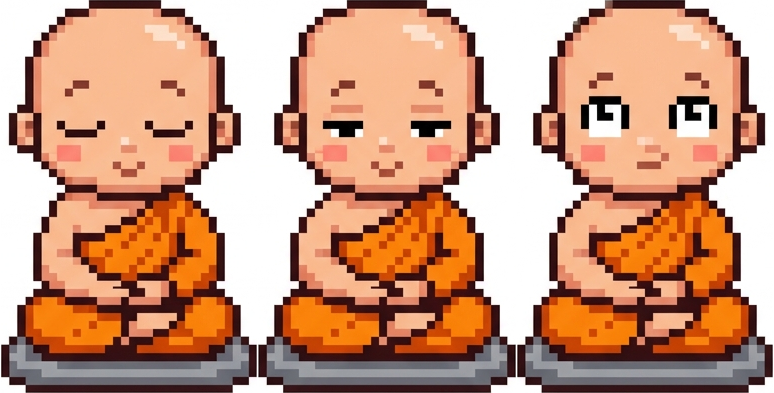
#> input picture merged_3frames.png, 774 x 393 px
$ python remove_shadow.py
#> lines starting #> are read from the running program, lines starting #| are printed output that depends on the picture; after the words box and inside, x2 and y2 are one past the last pixel; in counts of white or black regions, pixels touching at a corner belong together
import numpy as np
from PIL import Image

img = np.array(Image.open('merged_3frames.png').convert('RGBA'))
#> img is the input picture: shape (393, 774, 4); mean R, G, B, A 200.6, 152.5, 126.3, 255

# Copy to modify
out_img = img.copy()

h, w, c = out_img.shape
#> h = 393; w = 774; c = 4

for y in range(h):
    for x in range(w):
        r, g, b, a = out_img[y, x]
        if a == 0: continue

        # calculate max and min using built in max/min
        mx = max(r, g, b)
        mn = min(r, g, b)

        # Shadow target: maxC - minC < 25 (desaturated), maxC > 55 (lighter than outline), maxC < 140 (darker than cushion)
        if (mx - mn) < 25 and 55 < mx < 130:
            out_img[y, x, 3] = 0 # set alpha to 0
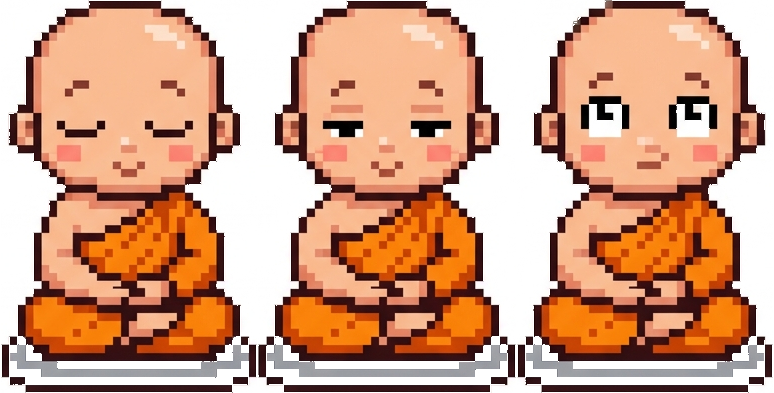
#> out_img: shape (393, 774, 4); 4.94% of pixels changed, all inside (x1, y1, x2, y2) = (1, 0, 773, 393); transparent parts drawn white

Image.fromarray(out_img).save('merged_3frames_noshadow.png')
print("Saved merged_3frames_noshadow.png")

$ run again, with cat.png copied over merged_3frames.png
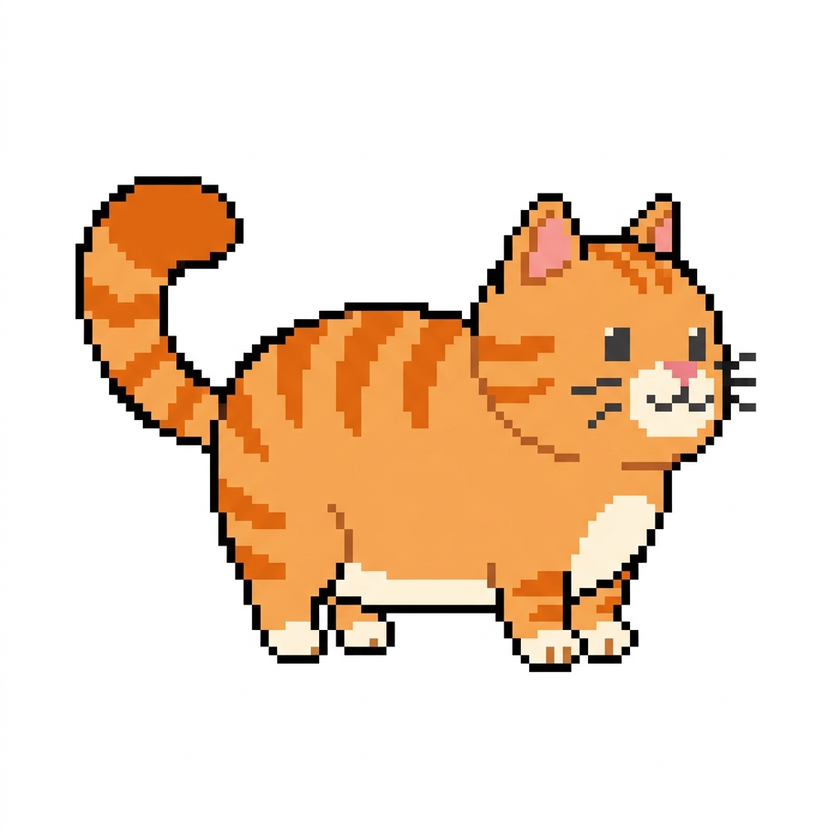
#> input picture cat.png, 840 x 840 px, shrunk from 1024 x 1024 before the run
#> after the loop `for y in range(h):`:
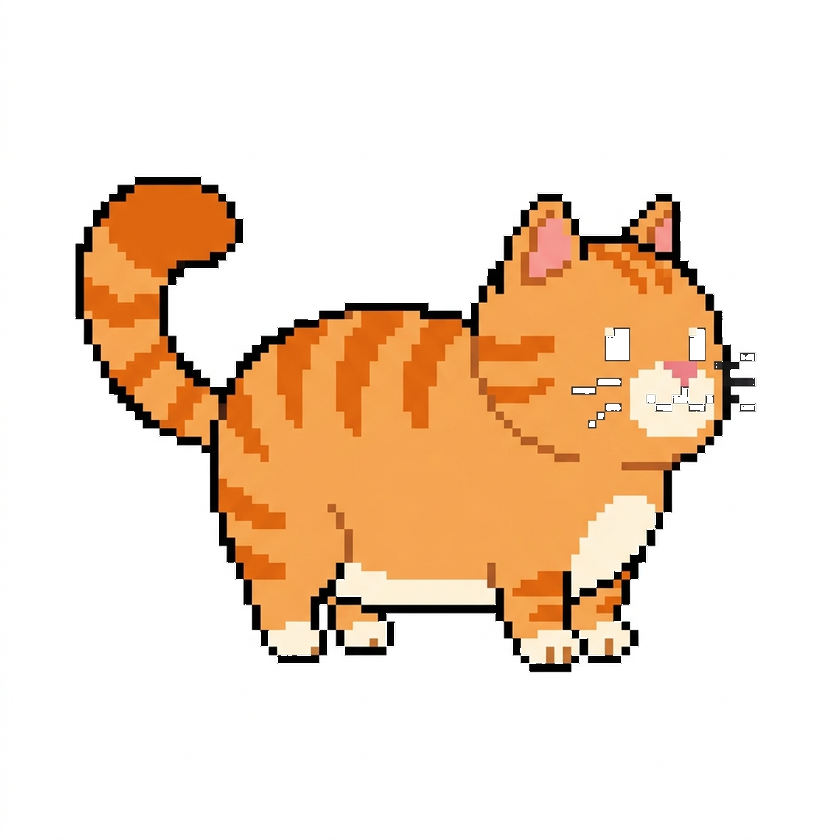
#> out_img: shape (840, 840, 4); mean R, G, B, A 241.4, 221.7, 203.6, 253.7; transparent parts drawn white

$ run again, with fixed_monk.png copied over merged_3frames.png
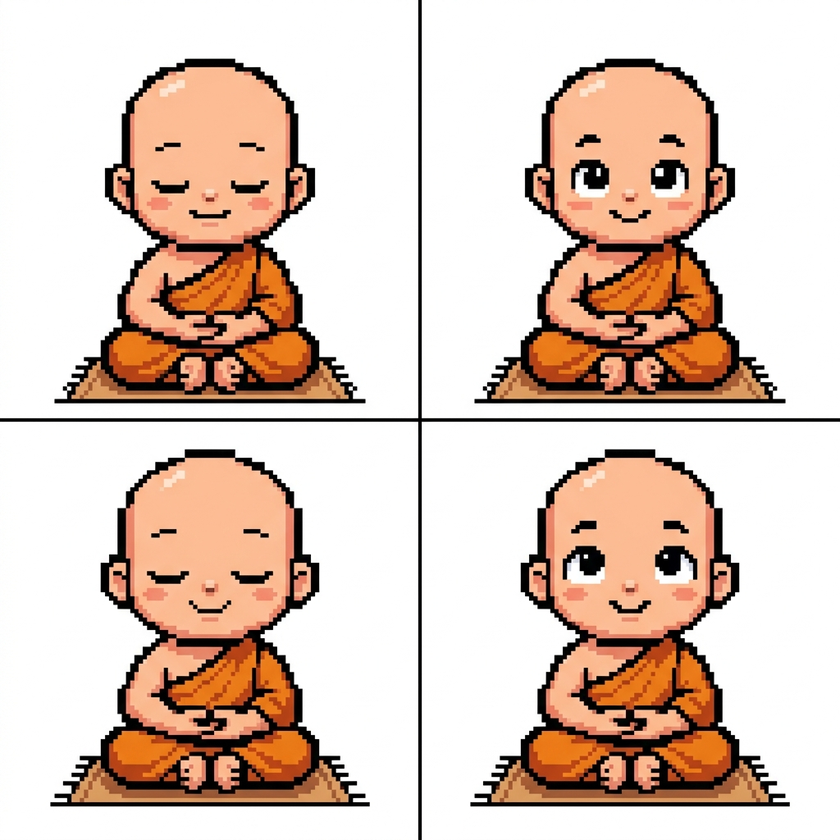
#> input picture fixed_monk.png, 840 x 840 px, shrunk from 1024 x 1024 before the run
#> img is the input picture: shape (840, 840, 4); mean R, G, B, A 221.8, 201, 188.9, 255
#> after the loop `for y in range(h):`:
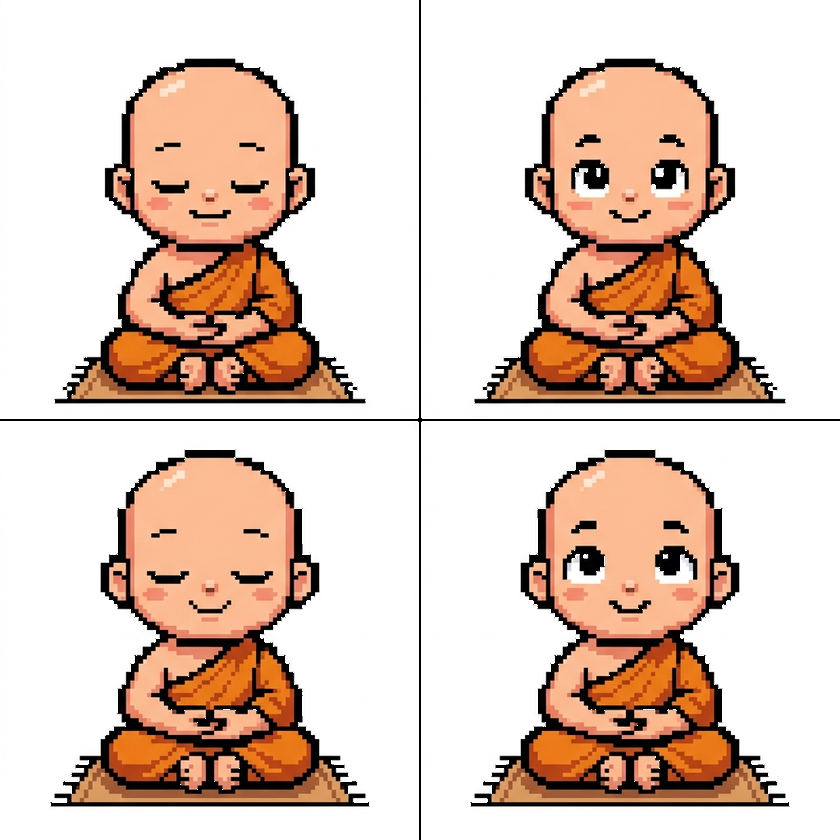
#> out_img: shape (840, 840, 4); 0.78% of pixels changed, all inside (x1, y1, x2, y2) = (0, 0, 840, 840); transparent parts drawn white
